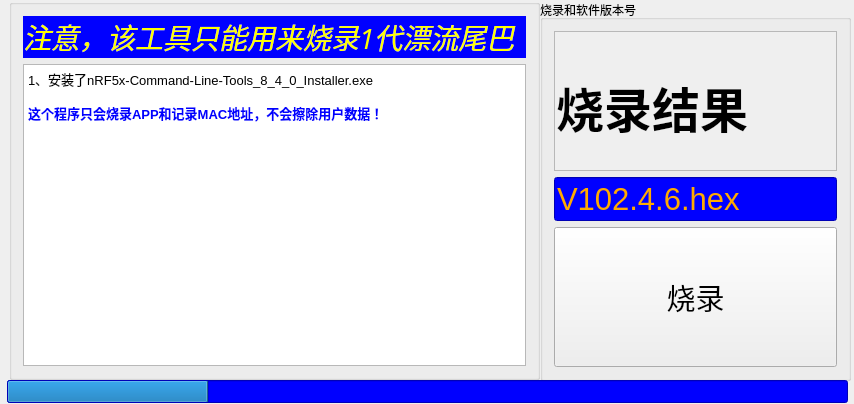
<?xml version="1.0" encoding="UTF-8"?>
<ui version="4.0">
 <class>MainWindow</class>
 <widget class="QMainWindow" name="MainWindow">
  <property name="enabled">
   <bool>true</bool>
  </property>
  <property name="geometry">
   <rect>
    <x>0</x>
    <y>0</y>
    <width>854</width>
    <height>404</height>
   </rect>
  </property>
  <property name="sizePolicy">
   <sizepolicy hsizetype="Expanding" vsizetype="Expanding">
    <horstretch>0</horstretch>
    <verstretch>0</verstretch>
   </sizepolicy>
  </property>
  <property name="windowTitle">
   <string>MainWindow</string>
  </property>
  <widget class="QWidget" name="centralWidget">
   <widget class="QGroupBox" name="groupBox">
    <property name="geometry">
     <rect>
      <x>540</x>
      <y>0</y>
      <width>311</width>
      <height>381</height>
     </rect>
    </property>
    <property name="sizePolicy">
     <sizepolicy hsizetype="Expanding" vsizetype="Expanding">
      <horstretch>0</horstretch>
      <verstretch>0</verstretch>
     </sizepolicy>
    </property>
    <property name="maximumSize">
     <size>
      <width>16777131</width>
      <height>16777215</height>
     </size>
    </property>
    <property name="title">
     <string>烧录和软件版本号</string>
    </property>
    <layout class="QVBoxLayout" name="verticalLayout">
     <item>
      <widget class="QScrollArea" name="scrollArea">
       <property name="sizePolicy">
        <sizepolicy hsizetype="Expanding" vsizetype="Expanding">
         <horstretch>0</horstretch>
         <verstretch>0</verstretch>
        </sizepolicy>
       </property>
       <property name="widgetResizable">
        <bool>true</bool>
       </property>
       <widget class="QWidget" name="scrollAreaWidgetContents">
        <property name="geometry">
         <rect>
          <x>0</x>
          <y>0</y>
          <width>289</width>
          <height>147</height>
         </rect>
        </property>
        <widget class="QLabel" name="label">
         <property name="geometry">
          <rect>
           <x>0</x>
           <y>10</y>
           <width>291</width>
           <height>131</height>
          </rect>
         </property>
         <property name="sizePolicy">
          <sizepolicy hsizetype="Expanding" vsizetype="Expanding">
           <horstretch>0</horstretch>
           <verstretch>0</verstretch>
          </sizepolicy>
         </property>
         <property name="font">
          <font>
           <family>宋体</family>
           <pointsize>36</pointsize>
           <weight>75</weight>
           <bold>true</bold>
          </font>
         </property>
         <property name="text">
          <string>烧录结果</string>
         </property>
         <property name="textFormat">
          <enum>Qt::PlainText</enum>
         </property>
         <property name="indent">
          <number>1</number>
         </property>
        </widget>
       </widget>
      </widget>
     </item>
     <item>
      <widget class="QLineEdit" name="lineEdit">
       <property name="enabled">
        <bool>false</bool>
       </property>
       <property name="font">
        <font>
         <pointsize>23</pointsize>
        </font>
       </property>
       <property name="styleSheet">
        <string notr="true">color: rgb(255, 170, 0);
background-color: rgb(0, 0, 255);</string>
       </property>
       <property name="text">
        <string>V102.4.6.hex</string>
       </property>
       <property name="readOnly">
        <bool>false</bool>
       </property>
      </widget>
     </item>
     <item>
      <widget class="QPushButton" name="pushButton">
       <property name="sizePolicy">
        <sizepolicy hsizetype="Expanding" vsizetype="Expanding">
         <horstretch>0</horstretch>
         <verstretch>0</verstretch>
        </sizepolicy>
       </property>
       <property name="font">
        <font>
         <family>宋体</family>
         <pointsize>22</pointsize>
         <weight>50</weight>
         <bold>false</bold>
        </font>
       </property>
       <property name="text">
        <string>烧录</string>
       </property>
      </widget>
     </item>
    </layout>
    <zorder>pushButton</zorder>
    <zorder>scrollArea</zorder>
    <zorder>lineEdit</zorder>
   </widget>
   <widget class="QGroupBox" name="groupBox_2">
    <property name="geometry">
     <rect>
      <x>9</x>
      <y>-1</y>
      <width>531</width>
      <height>381</height>
     </rect>
    </property>
    <property name="sizePolicy">
     <sizepolicy hsizetype="Expanding" vsizetype="Expanding">
      <horstretch>0</horstretch>
      <verstretch>0</verstretch>
     </sizepolicy>
    </property>
    <property name="title">
     <string/>
    </property>
    <layout class="QVBoxLayout" name="verticalLayout_2">
     <item>
      <widget class="QLabel" name="label_2">
       <property name="font">
        <font>
         <family>新宋体</family>
         <pointsize>21</pointsize>
         <italic>true</italic>
        </font>
       </property>
       <property name="styleSheet">
        <string notr="true">background-color: rgb(0, 0, 255);
color: rgb(255, 255, 0);</string>
       </property>
       <property name="text">
        <string>注意，该工具只能用来烧录1代漂流尾巴</string>
       </property>
      </widget>
     </item>
     <item>
      <widget class="QTextBrowser" name="textBrowser">
       <property name="sizePolicy">
        <sizepolicy hsizetype="Expanding" vsizetype="Expanding">
         <horstretch>0</horstretch>
         <verstretch>0</verstretch>
        </sizepolicy>
       </property>
       <property name="html">
        <string>&lt;!DOCTYPE HTML PUBLIC &quot;-//W3C//DTD HTML 4.0//EN&quot; &quot;http://www.w3.org/TR/REC-html40/strict.dtd&quot;&gt;
&lt;html&gt;&lt;head&gt;&lt;meta name=&quot;qrichtext&quot; content=&quot;1&quot; /&gt;&lt;style type=&quot;text/css&quot;&gt;
p, li { white-space: pre-wrap; }
&lt;/style&gt;&lt;/head&gt;&lt;body style=&quot; font-family:'SimSun'; font-size:9pt; font-weight:400; font-style:normal;&quot;&gt;
&lt;p style=&quot; margin-top:0px; margin-bottom:0px; margin-left:0px; margin-right:0px; -qt-block-indent:0; text-indent:0px;&quot;&gt;&lt;span style=&quot; font-size:10pt;&quot;&gt;1、安装了nRF5x-Command-Line-Tools_8_4_0_Installer.exe&lt;/span&gt;&lt;/p&gt;
&lt;p style=&quot;-qt-paragraph-type:empty; margin-top:0px; margin-bottom:0px; margin-left:0px; margin-right:0px; -qt-block-indent:0; text-indent:0px;&quot;&gt;&lt;br /&gt;&lt;/p&gt;
&lt;p style=&quot; margin-top:0px; margin-bottom:0px; margin-left:0px; margin-right:0px; -qt-block-indent:0; text-indent:0px;&quot;&gt;&lt;span style=&quot; font-size:10pt; font-weight:600; color:#0000ff;&quot;&gt;这个程序只会烧录APP和记录MAC地址，不会擦除用户数据！&lt;/span&gt;&lt;/p&gt;&lt;/body&gt;&lt;/html&gt;</string>
       </property>
      </widget>
     </item>
    </layout>
   </widget>
   <widget class="QProgressBar" name="progressBar">
    <property name="geometry">
     <rect>
      <x>7</x>
      <y>380</y>
      <width>841</width>
      <height>23</height>
     </rect>
    </property>
    <property name="font">
     <font>
      <family>微软雅黑</family>
     </font>
    </property>
    <property name="autoFillBackground">
     <bool>false</bool>
    </property>
    <property name="styleSheet">
     <string notr="true">background-color: rgb(0, 0, 255);
color: rgb(255, 170, 0);</string>
    </property>
    <property name="value">
     <number>24</number>
    </property>
    <property name="textVisible">
     <bool>false</bool>
    </property>
   </widget>
  </widget>
 </widget>
 <layoutdefault spacing="6" margin="11"/>
 <resources/>
 <connections/>
</ui>
